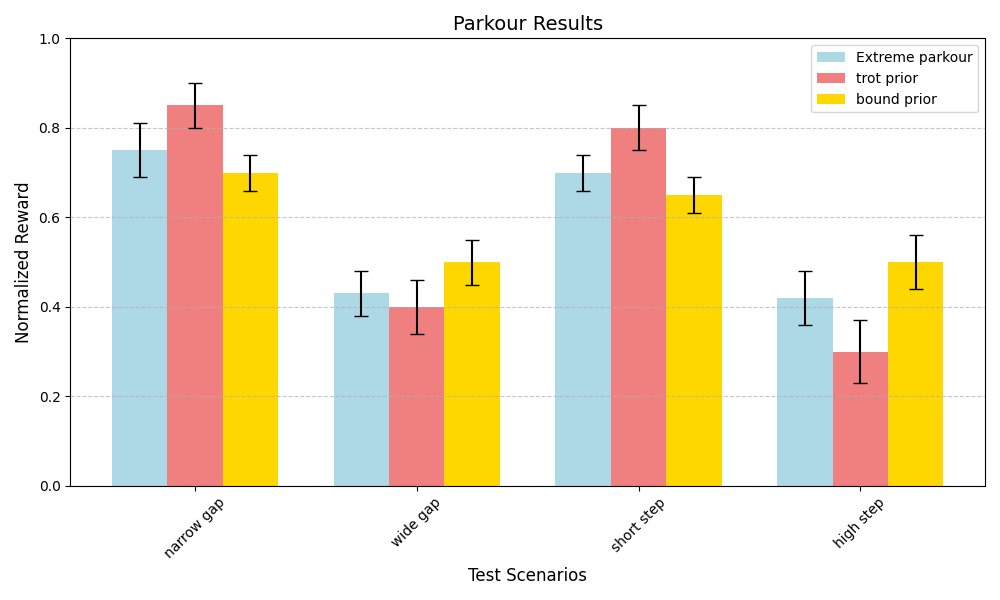

Write Python code to recreate this figure.
import numpy as np
import matplotlib.pyplot as plt

# 数据
scenarios = [ 'narrow gap', 'wide gap', 'short step', 'high step']
vse = [ 0.75, 0.43, 0.7, 0.42]
single_trot_prior = [ 0.85, 0.4, 0.8, 0.3]
single_bound_prior = [ 0.7, 0.5, 0.65, 0.5]

# 误差（假设的误差值）
error_vse = [ 0.06, 0.05, 0.04, 0.06]
error_single_trot = [ 0.05, 0.06, 0.05, 0.07]
error_single_bound = [ 0.04, 0.05, 0.04, 0.06]

# 设置柱状图的宽度
bar_width = 0.25

# 设置每组柱状图的位置
x = np.arange(len(scenarios))
x_vse = x - bar_width
x_single_trot = x
x_single_bound = x + bar_width

# 创建图表
plt.figure(figsize=(10, 6))

# 绘制柱状图
plt.bar(x_vse, vse, width=bar_width, label='Extreme parkour', color='#ADD8E6', yerr=error_vse, capsize=5)
plt.bar(x_single_trot, single_trot_prior, width=bar_width, label='trot prior', color='#F08080', yerr=error_single_trot, capsize=5)
plt.bar(x_single_bound, single_bound_prior, width=bar_width, label='bound prior', color='#FFD700', yerr=error_single_bound, capsize=5)

# 添加标签和标题
plt.xlabel('Test Scenarios', fontsize=12)
plt.ylabel('Normalized Reward', fontsize=12)
plt.title('Parkour Results', fontsize=14)
plt.xticks(x, scenarios, fontsize=10, rotation=45)
plt.ylim(0, 1)

# 添加图例
plt.legend(fontsize=10)

# 显示网格线（可选）
plt.grid(axis='y', linestyle='--', alpha=0.7)

# 显示图表
plt.tight_layout()
plt.savefig('draw.png')